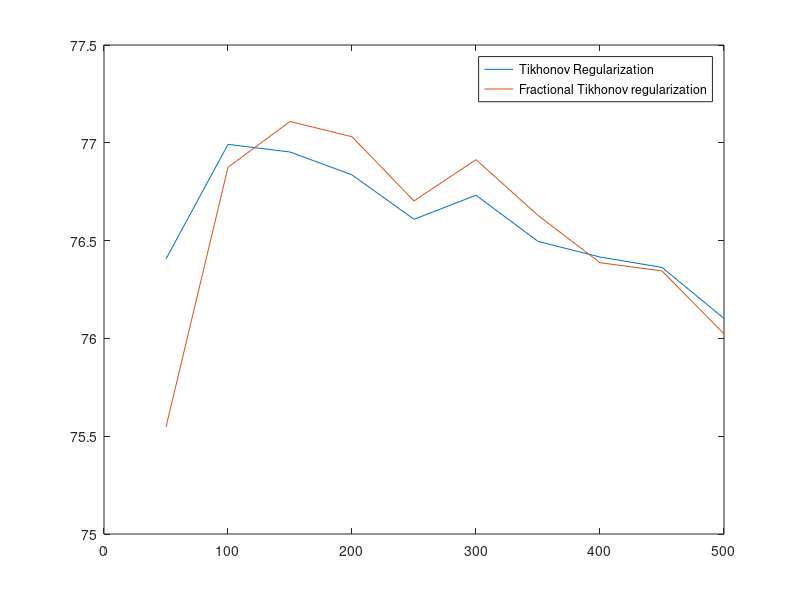

This figure's MATLAB source:
x= [50	100	150	200	250	300	350	400	450	500		
];
y1 = [76.406	76.992	76.953	76.836	76.609	76.732	76.496	76.416	76.363	76.102		
];
y2= [75.547	76.875	77.109	77.031	76.703	76.914	76.629	76.387	76.345	76.023	
];

figure;

% semilogy(x,y1);
% hold on;
% semilogy(x,y2);

plot(x,y1);
hold on;
plot(x,y2);
legend('Tikhonov Regularization','Fractional Tikhonov regularization');

% y = [82.36	91.179	87.275	78.118	65.347	67.575	90.037	95.333	54.124	80.857	81.943;
% % 81.409	80.247	85.456	76.375	60.139	53.893	91.212	95.889	59.873	82.27	78.044;
% % 79.297	99.565	97.811	80.227	57.97	48.462	91.667	95.333	78.551	75.278	75.402;
% % 84.852	86.619	68.056	76.101	71	77.8	95.145	97.667	40.556	85.606	86.196;
% % 80.088	88.823	91.018	78.021	58.495	50.853	91.43	95.609	67.907	77.834	76.68
% 83.684	93.989	91.392	80.289	66.742	69.812	93.125	96.667	59.516	81.857	83.852 ;
% 88.296	96.768	98	70.566	82.864	74.154	68.373	88.714	86.311	98.125	96.026
% 
% 
% ];
% bar(y,0.2)
% 
% ylabel('Testing accuracy') % label for y axis
% xlabel('Classifiers') % label for x axis
% Labels = {'PNN', 'WPNN', 'BWLPNN'};
% set(gca, 'XTick', 1:3, 'XTickLabel', Labels);
% legend('Australian Credit','Breast Cancer','Ionoshpere','Mammographic Masses','Liver disorder','PIMA Diabetic','Wine','Iris','Retinopathy','Sonar','Spambase')